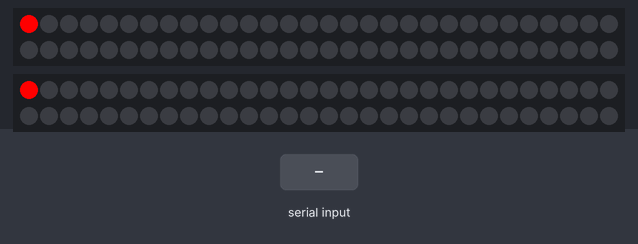
Simulated run of this sketch. Board: ESP32. Parts: 2 × 60 RGB LEDs in strip order, left to right, continuing on the next row. The inputs (shaded band) are chosen by the test bench. The modem accepts every AT command (registered, SIM ready, sends succeed) and sends nothing else; what the sketch prints to the serial monitor is not drawn.

Above: at 2.4 s.
At 3.2 s:
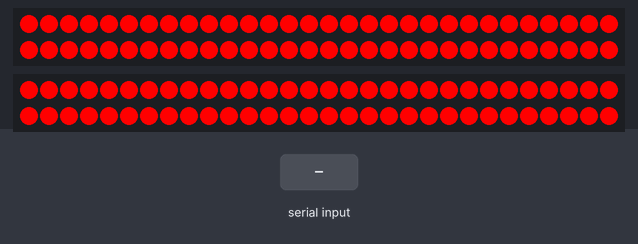
At 5.0 s:
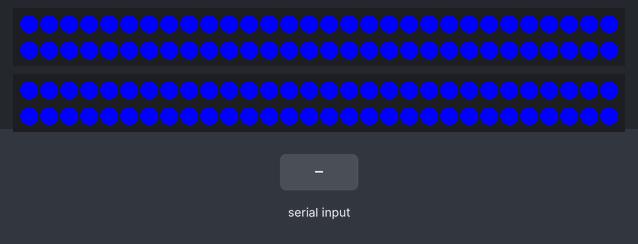
6.8 s: "CLOSED:1\n" received over the second serial link
8.3 s: "ERROR:1\n" received over the second serial link
10.6 s: "+IPD\n" received over the second serial link
Timing chart, 0 to 13.6 s (numbered marks = the images above; inputs shaded):
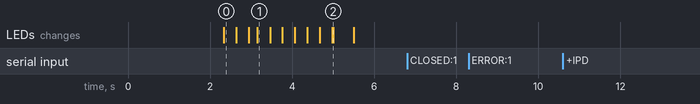

The sketch:

ClientCode.ino
```cpp
#include <SoftwareSerial.h>
#include <FastLED.h>
#include <stdlib.h>

String DEVICE_ID = "Kast1";

//Zie foto uit ontwerp 5 rows 5 cols
int numCol = 5;
int numRows = 5;
//Aantal LEDS per col en row (60 leds op 1 rol 60 / 5 = 12 * 2 rollen)
int LEDPerCol = 12;
int LEDPerRow = 12;

CRGB rowLEDS[60];
CRGB colLEDS[60];

String searchResults[12] = {"0", "0", "0", "0", "0", "0", "0", "0", "0", "0", "0", "0"};

SoftwareSerial ESP(10, 9); // RX, TX
String inData;

void setup() {
  //searchResults[0] = "0101000000255";
  //searchResults[1] = "0101255000000";

  FastLED.addLeds<WS2812, 5, GRB>(rowLEDS, 60);
  FastLED.addLeds<WS2812, 6, GRB>(colLEDS, 60);

  Serial.begin(9600);
  while (!Serial) {
    ; // wait for serial port to connect. Needed for native USB port only
  }

  Serial.println("Hello bami!");

  // set the data rate for the ESP port
  ESP.begin(19200);
  tcpConnect();
  testMode();

}

void loop() { // run over and over
  tcpReceive();

}


void updateLEDS() {
  FastLED.clear();
  for (int i = 0; i < 12; i++) {
    if (searchResults[i] != "0") {
      CRGB color = CRGB(searchResults[i].substring(4, 7).toInt(), searchResults[i].substring(7, 10).toInt(), searchResults[i].substring(10, 13).toInt() );
      //Plaats resultaat op eerste lege led van gegeven Row

      for (int x = 0; x < LEDPerRow; x++) {
        int num = String(searchResults[i].substring(0, 2)).toInt() * LEDPerRow - LEDPerRow + x;
        if (rowLEDS[num].r == 0 && rowLEDS[num].g == 0 && rowLEDS[num].b == 0 ) {
          rowLEDS[num] = color;
          x = LEDPerRow;
        }
      }
      //Plaats resultaat op eerste lege led van gegeven Col
      for (int x = 0; x < LEDPerCol; x++) {
        int num = String(searchResults[i].substring(2, 4)).toInt() * LEDPerCol - LEDPerCol + x;
        if (colLEDS[num].r == 0 && colLEDS[num].g == 0 && colLEDS[num].b == 0 ) {
          colLEDS[num] = color;
          x = LEDPerCol;
        }
      }
      FastLED.show();
    }
  }
}

void tcpConnect() {
  ESP.println("AT+CIPSTART=\"TCP\",\"10.0.0.104\",1337");
  delay(2000);
  tcpSend(DEVICE_ID);
}

void tcpSend(String d) {

  ESP.print("AT+CIPSEND=");
  ESP.println(d.length() + 2);
  delay(30);
  ESP.println(d);
  delay(300);
}


void tcpReceive() {

  while (ESP.available())
  {
    char recieved = ESP.read();
    inData += recieved;
    if (recieved == '\n')
    {
      Serial.print(inData);
      if (inData.substring(0, 4) == "+IPD") {
        String tcpdata = inData.substring(inData.indexOf(':') + 1);

        //Command add
        if (tcpdata[0] == '0') {
          //tcpSend("");
          if (tcpdata.substring(2, 4).toInt() < 11) {
            searchResults[tcpdata.substring(2, 4).toInt()] = tcpdata.substring(4, 17);
            updateLEDS();
          }
        }

        //Command remove
        if (tcpdata[0] == '1') {
          if (tcpdata.substring(2, 4).toInt() < 11) {
            searchResults[tcpdata.substring(2, 4).toInt()] = "0";
            updateLEDS();
          }
        }

        //Heartbeat
        if (tcpdata[0] == 'a') {
          tcpSend("");
        }

        //Testmode
        if (tcpdata[0] == 't') {
          testMode();
        }

      }

      //If TCP Pipe is broken try and reconnect every 2 seconds
      if (inData.indexOf("CLOSED") != -1 || inData.indexOf("ERROR") != -1 || inData.indexOf("link is n") != -1) {
        tcpConnect();
      } else {

      }
      inData = ""; // Clear buffer
    }
  }
}

void testMode() {
  for (int dot = 0; dot < 60; dot++) {
    rowLEDS[dot] = CRGB::Red;
    colLEDS[dot] = CRGB::Red;
    FastLED.show();
    delay(10);
  }
  delay(100);
  for (int dot = 0; dot < 60; dot++) {
    rowLEDS[dot] = CRGB::Green;
    colLEDS[dot] = CRGB::Green;
    FastLED.show();
    delay(10);
  }
  delay(100);
  for (int dot = 0; dot < 60; dot++) {
    rowLEDS[dot] = CRGB::Blue;
    colLEDS[dot] = CRGB::Blue;
    FastLED.show();
    delay(10);
  }

  delay(500);
  FastLED.clear();
  FastLED.show();
}
```

Measured:
- after the input at 6.8 s, every drawn part: stays the same
- after the input at 8.3 s, every drawn part: stays the same
- after the input at 10.6 s, every drawn part: stays the same
- what the display in image 2 shows lasts 0.5 s, from 5.0 s to 5.5 s
